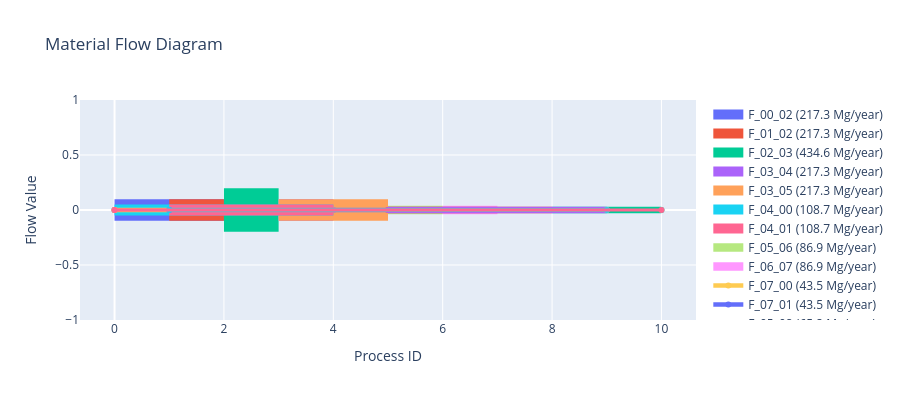

Notebook cell for this chart:
### Code cell
# 3. Flow Diagram (Simplified)
print("\n3️⃣ Material Flow Diagram:")
try:
    fig = go.Figure()
    
    # Create a simple flow representation
    for flow_id, flow in mfa_system_with_results.FlowDict.items():
        avg_flow = np.mean(flow.Values[:, 0])
        if avg_flow > 0:  # Only show significant flows
            fig.add_trace(go.Scatter(
                x=[flow.P_Start, flow.P_End],
                y=[0, 0],
                mode='lines+markers',
                name=f"{flow_id} ({avg_flow:.1f} Mg/year)",
                line=dict(width=avg_flow/10),  # Line width proportional to flow
                showlegend=True
            ))
    
    fig.update_layout(
        title='Material Flow Diagram',
        xaxis_title='Process ID',
        yaxis_title='Flow Value',
        showlegend=True,
        height=400
    )
    fig.show()
except Exception as e:
    print(f"⚠️ Could not create flow diagram: {e}")

### Figure 1 — Plotly figure (JSON) as saved in the notebook; plotly's stock layout.template omitted (floating-point values rounded to 4 significant figures)
{"data": [{"line": {"width": 21.73}, "mode": "lines+markers", "name": "F_00_02 (217.3 Mg/year)", "showlegend": true, "type": "scatter", "x": [0, 2], "y": [0, 0]}, {"line": {"width": 21.73}, "mode": "lines+markers", "name": "F_01_02 (217.3 Mg/year)", "showlegend": true, "type": "scatter", "x": [1, 2], "y": [0, 0]}, {"line": {"width": 43.46}, "mode": "lines+markers", "name": "F_02_03 (434.6 Mg/year)", "showlegend": true, "type": "scatter", "x": [2, 3], "y": [0, 0]}, {"line": {"width": 21.73}, "mode": "lines+markers", "name": "F_03_04 (217.3 Mg/year)", "showlegend": true, "type": "scatter", "x": [3, 4], "y": [0, 0]}, {"line": {"width": 21.73}, "mode": "lines+markers", "name": "F_03_05 (217.3 Mg/year)", "showlegend": true, "type": "scatter", "x": [3, 5], "y": [0, 0]}, {"line": {"width": 10.87}, "mode": "lines+markers", "name": "F_04_00 (108.7 Mg/year)", "showlegend": true, "type": "scatter", "x": [4, 0], "y": [0, 0]}, {"line": {"width": 10.87}, "mode": "lines+markers", "name": "F_04_01 (108.7 Mg/year)", "showlegend": true, "type": "scatter", "x": [4, 1], "y": [0, 0]}, {"line": {"width": 8.692}, "mode": "lines+markers", "name": "F_05_06 (86.9 Mg/year)", "showlegend": true, "type": "scatter", "x": [5, 6], "y": [0, 0]}, {"line": {"width": 8.692}, "mode": "lines+markers", "name": "F_06_07 (86.9 Mg/year)", "showlegend": true, "type": "scatter", "x": [6, 7], "y": [0, 0]}, {"line": {"width": 4.346}, "mode": "lines+markers", "name": "F_07_00 (43.5 Mg/year)", "showlegend": true, "type": "scatter", "x": [7, 0], "y": [0, 0]}, {"line": {"width": 4.346}, "mode": "lines+markers", "name": "F_07_01 (43.5 Mg/year)", "showlegend": true, "type": "scatter", "x": [7, 1], "y": [0, 0]}, {"line": {"width": 6.519}, "mode": "lines+markers", "name": "F_05_08 (65.2 Mg/year)", "showlegend": true, "type": "scatter", "x": [5, 8], "y": [0, 0]}, {"line": {"width": 6.519}, "mode": "lines+markers", "name": "F_08_10 (65.2 Mg/year)", "showlegend": true, "type": "scatter", "x": [8, 10], "y": [0, 0]}, {"line": {"width": 6.519}, "mode": "lines+markers", "name": "F_05_09 (65.2 Mg/year)", "showlegend": true, "type": "scatter", "x": [5, 9], "y": [0, 0]}, {"line": {"width": 3.26}, "mode": "lines+markers", "name": "F_09_00 (32.6 Mg/year)", "showlegend": true, "type": "scatter", "x": [9, 0], "y": [0, 0]}, {"line": {"width": 3.26}, "mode": "lines+markers", "name": "F_09_01 (32.6 Mg/year)", "showlegend": true, "type": "scatter", "x": [9, 1], "y": [0, 0]}, {"line": {"width": 2.758}, "mode": "lines+markers", "name": "F_10_00 (27.6 Mg/year)", "showlegend": true, "type": "scatter", "x": [10, 0], "y": [0, 0]}], "layout": {"height": 400, "showlegend": true, "title": {"text": "Material Flow Diagram"}, "xaxis": {"title": {"text": "Process ID"}}, "yaxis": {"title": {"text": "Flow Value"}}}}
